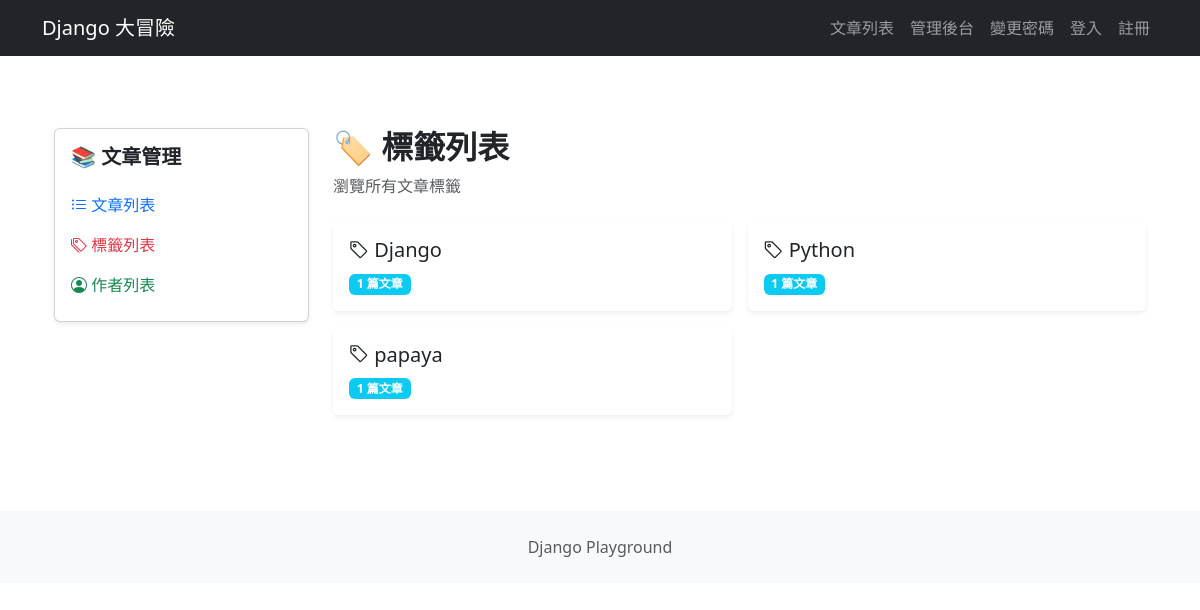
The page /blog/tags/ on the database its author committed.
### apps/blog/models.py (models this page shows, shortened)
class Tag(models.Model):
    name = models.CharField(max_length=50, unique=True)

### apps/blog/views.py (the view)
# urls.py: path("tags/", views.tag_list, name="tag_list"),
def tag_list(request):
    tags = Tag.objects.all()
    return render(request, "blog/tag_list.html", {"tags": tags})

### apps/blog/templates/blog/tag_list.html (shortened to what this page needs)
{% extends "blog/base.html" %}
{% block blog_content %}
    <div class="mb-4">
        <h2 class="fw-bold mb-2">
            🏷️ 標籤列表
        </h2>
        <p class="text-muted">
            瀏覽所有文章標籤
        </p>
    </div>
    <div class="row g-3">
        {% for tag in tags %}
            <div class="col-md-6">
                <div class="card h-100 shadow-sm border-0">
                    <div class="card-body">
                        <h5 class="card-title mb-2">
                            <i class="bi bi-tag"></i> {{ tag.name }}
                        </h5>
                        <p class="card-text text-muted">
                            <span class="badge bg-info">{{ tag.articles.count }} 篇文章</span>
                        </p>
                    </div>
                </div>
            </div>
        {% endfor %}
    </div>
{% endblock blog_content %}

### rows shown on the page
Tag: name "Django", articles.count "1"
Tag: name "Python", articles.count "1"
Tag: name "papaya", articles.count "1"
